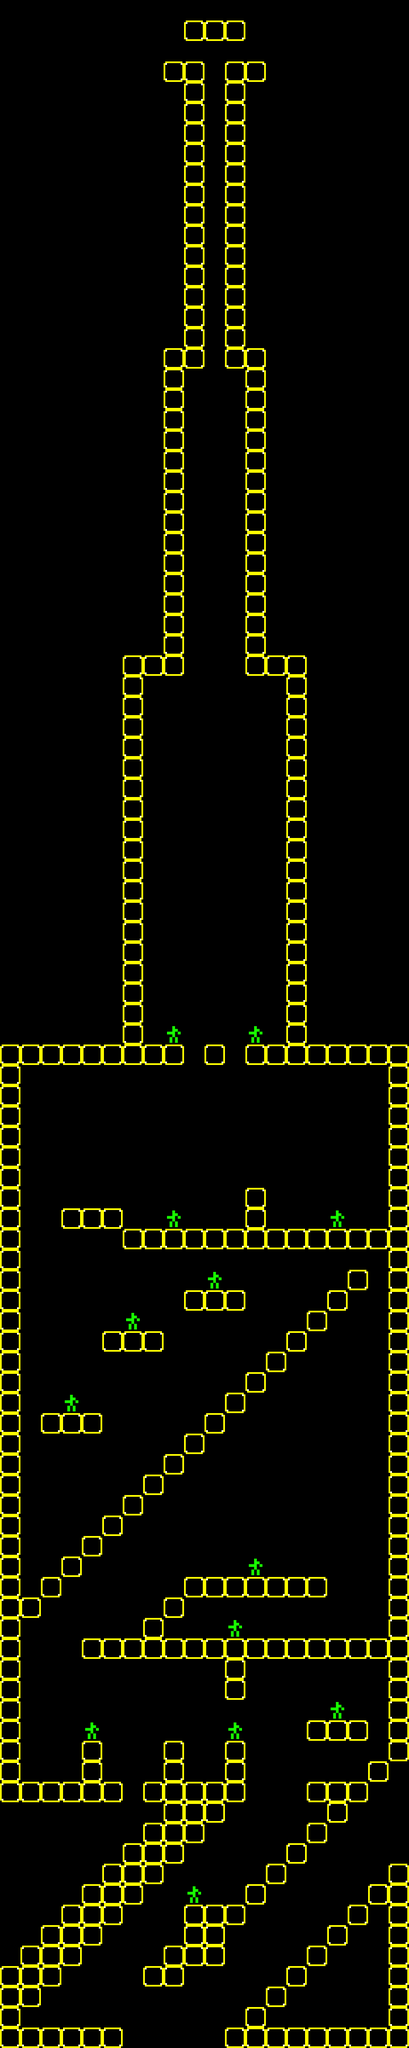

Rendered tile map (Tiled .tmx) drawn with the repository's tilesets; below, a short description and the map source with its tile grids summarised:
An orthogonal 20x100 tile map with 48x48 px tiles, 2 tile layers (blocks, enemies).

<map version="1.0" orientation="orthogonal" renderorder="right-down" width="20" height="100" tilewidth="48" tileheight="48" nextobjectid="1">
 <properties>
  <property name="isOutside" value="0" />
  <property name="name" value="Furnace" />
 </properties>
 <tileset firstgid="1" name="level" tilewidth="48" tileheight="48">
  <image source="level.png" width="96" height="48" />
 </tileset>
 <layer name="blocks" width="20" height="100">
  <data>[2000 cells, 363 non-empty, 1 distinct tile ids]</data>
 </layer>
 <layer name="enemies" width="20" height="100">
  <data>[2000 cells, 13 non-empty, 1 distinct tile ids]</data>
 </layer>
</map>
